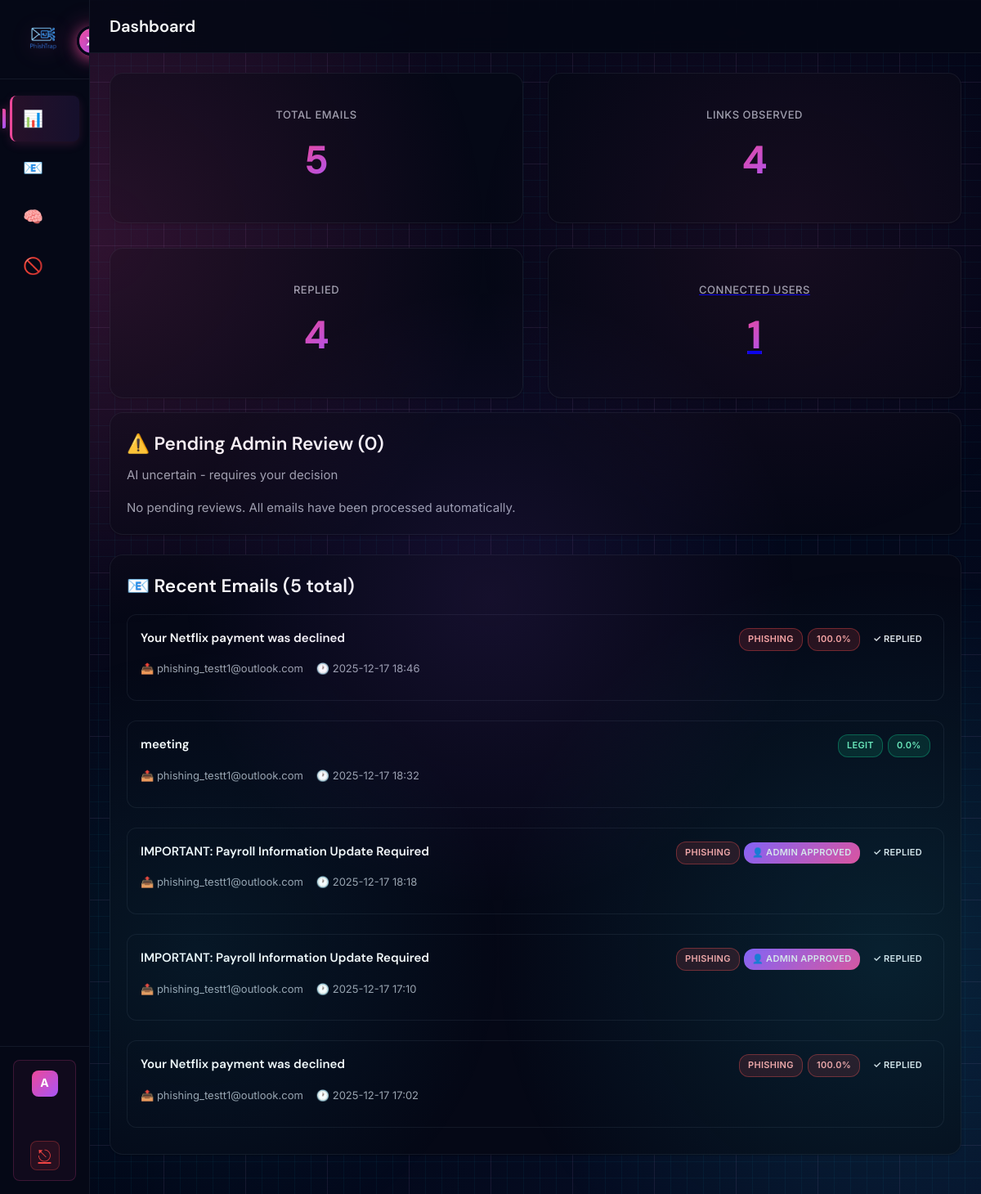
The page / (signed in) on the database its author committed.
### database/models.py (models this page shows)
class Email(Base):
    __tablename__ = "emails"
    id          = Column(Integer, primary_key=True)
    ext_id      = Column(String, nullable=True)
    subject     = Column(String, nullable=True)
    sender      = Column(String, nullable=True)
    recipient   = Column(String, nullable=True)
    body_text   = Column(Text,   nullable=True)
    body_html   = Column(Text,   nullable=True)
    received_at = Column(DateTime, default=datetime.utcnow, index=True)
    replied     = Column(Boolean, default=False)
    replied_at  = Column(DateTime, nullable=True)  # When AI replied
    ai_label       = Column(String(32), nullable=True)
    ai_score       = Column(Integer, nullable=True)   # keep simple for now
    ai_explanation = Column(Text, nullable=True)
    ai_reply_text  = Column(Text, nullable=True)  # The actual reply sent by AI bot
    review_status      = Column(String(32), default='auto_processed')  # 'auto_processed', 'pending_review', 'admin_approved', 'admin_rejected'
    admin_notified_at  = Column(DateTime, nullable=True)
    admin_reviewed_at  = Column(DateTime, nullable=True)
    admin_decision     = Column(String(50), nullable=True)  # 'approve_reply', 'mark_legit', 'blocklist_sender'
    blocked            = Column(Boolean, default=False)  # True if sender is blocklisted
    parent_email_id    = Column(Integer, ForeignKey('emails.id'), nullable=True)  # Link to original email if this is a reply
    links       = relationship("Link", back_populates="email", cascade="all, delete-orphan")
    sender_intel = relationship("SenderIntelligence", back_populates="email", uselist=False, cascade="all, delete-orphan")
    parent = relationship("Email", remote_side=[id], backref="replies", foreign_keys=[parent_email_id])

### dashboard/app.py (the view, shortened to what this page needs)
    @app.route("/")
    @admin_required
    def dashboard():
        page = request.args.get('page', 1, type=int)
        per_page = 10
        with SessionLocal() as s:
            active_user_emails = s.execute(
                select(ConnectedUser.email).where(
                    ConnectedUser.revoked_at.is_(None)
                )
            ).scalars().all()
            if active_user_emails:
                total_emails = s.execute(
                    select(func.count(Email.id)).where(
                        Email.recipient.in_(active_user_emails)
                    )
                ).scalar()
                total_replied = s.execute(
                    select(func.count(Email.id)).where(
                        Email.recipient.in_(active_user_emails),
                        Email.replied == True
                    )
                ).scalar()
                total_links = s.execute(
                    select(func.count(Link.id)).where(
                        Link.email_id.in_(
                            select(Email.id).where(Email.recipient.in_(active_user_emails))
                        )
                    )
                ).scalar()
                emails = s.execute(
                    select(Email).where(
                        Email.recipient.in_(active_user_emails)
                    ).order_by(Email.received_at.desc())
                    .limit(per_page)
                    .offset((page - 1) * per_page)
                ).scalars().all()
                pending_reviews = s.execute(
                    select(Email).where(
                        Email.review_status == 'pending_review',
                        Email.recipient.in_(active_user_emails)
                    ).order_by(Email.received_at.desc())
                ).scalars().all()
                blocklist_entries = s.execute(
                    select(Blocklist).where(
                        Blocklist.recipient_email.in_(active_user_emails) |
                        (Blocklist.is_global == True)
                    ).order_by(Blocklist.blocked_at.desc()).limit(20)
                ).scalars().all()
            from sqlalchemy.orm import joinedload
            from database.models import SenderIntelligence
            threat_emails = s.execute(
                select(Email).options(
                    joinedload(Email.sender_intel),
                    joinedload(Email.links)
                ).order_by(Email.received_at.desc()).limit(20)
            ).unique().scalars().all()
            connected_users = len(active_user_emails)
            users = s.execute(
                select(ConnectedUser).where(
                    ConnectedUser.revoked_at.is_(None)
                )
            ).scalars().all()
        total_pages = (total_emails + per_page - 1) // per_page if total_emails > 0 else 1
        return render_template(
            "dashboard.html",
            emails=emails,
            threat_emails=threat_emails,
            admin_email=session.get("admin_email"),
            connected_users=connected_users,
            pending_reviews=pending_reviews,
            page=page,
            total_pages=total_pages,
            total_emails=total_emails,
            total_replied=total_replied,
            total_links=total_links,
            per_page=per_page,
            blocklist_entries=blocklist_entries,
            users=users,
        )

### dashboard/templates/dashboard.html (shortened to what this page needs)
<!doctype html>
<html lang="en">
<head>
  <link rel="stylesheet" href="{{ url_for('static', filename='style-new.css') }}?v=45">
  <link rel="stylesheet" href="{{ url_for('static', filename='animated-bg.css') }}?v=36">
  <link rel="stylesheet" href="{{ url_for('static', filename='dashboard-components.css') }}?v=36">
  <link rel="stylesheet" href="{{ url_for('static', filename='sidebar.css') }}?v=48">
  <link rel="stylesheet" href="{{ url_for('static', filename='threat-intel-globe.css') }}?v=36">
</head>
<body class="bg">
  <div class="dashboard-layout">
    <aside class="sidebar collapsed" id="sidebar">
      <div class="sidebar-header">
        <div class="sidebar-logo" onclick="toggleSidebar()" title="Toggle sidebar">
          <img src="{{ url_for('static', filename='logo.png') }}" alt="PhishTrap Logo">
        </div>
      </div>
      <nav class="sidebar-nav">
        <a href="#" class="nav-item active" data-tooltip="Overview" onclick="switchTab('overview'); return false;">
          <span class="nav-icon">📊</span>
        </a>
        <a href="#" class="nav-item" data-tooltip="Emails" onclick="switchTab('emails'); return false;">
          <span class="nav-icon">📧</span>
        </a>
        <a href="#" class="nav-item" data-tooltip="Threat Intelligence" onclick="switchTab('threat-intel'); return false;">
          <span class="nav-icon">🧠</span>
        </a>
        <a href="#" class="nav-item" data-tooltip="Blocklist" onclick="switchTab('blocklist'); return false;">
          <span class="nav-icon">🚫</span>
        </a>
      </nav>
      <div class="sidebar-footer">
        <div class="sidebar-user">
          <div class="sidebar-user-avatar">{{ admin_email[0]|upper }}</div>
          <a href="{{ url_for('logout') }}" class="sidebar-logout" title="Logout">⎋</a>
        </div>
      </div>
      <div class="sidebar-toggle" onclick="toggleSidebar()"></div>
    </aside>
    <main class="main-content">
      <div class="main-topbar">
        <h1 class="main-topbar-title">Dashboard</h1>
      </div>
    <div id="overview-tab" class="tab-content active" style="padding: 24px;">
    <section class="cards" style="margin-bottom: 16px;">
      <div class="card">
        <div class="card-title">Total Emails</div>
        <div class="kpi">{{ total_emails }}</div>
      </div>
      <div class="card">
        <div class="card-title">Links Observed</div>
        <div class="kpi">{{ total_links }}</div>
      </div>
      <div class="card">
        <div class="card-title">Replied</div>
        <div class="kpi">{{ total_replied }}</div>
      </div>
      <a href="{{ url_for('manage_users') }}" class="card card-clickable">
        <div class="card-title">Connected Users</div>
        <div class="kpi">{{ connected_users }}</div>
      </a>
    </section>
    <section class="panel collapsible-section" style="margin-bottom: 24px;">
        <div class="section-header">
          <h2>⚠️ Pending Admin Review ({{ pending_reviews|length }})</h2>
        </div>
        <p class="muted" style="margin-top: -8px; margin-bottom: 16px;">AI uncertain - requires your decision</p>
        {% if pending_reviews %}
        <div class="compact-list">
          {% for email in pending_reviews[:3] %}
          <div class="email-card review-card">
            <div class="email-card-header">
              <div class="email-subject">⚠️ {{ email.subject }}</div>
              <div class="email-badge-group">
                <span class="badge uncertain">{{ email.ai_score }}%</span>
              </div>
            </div>
            <div class="email-meta">
              <div class="email-meta-item">📤 {{ email.sender }}</div>
              <div class="email-meta-item">🕐 {{ email.received_at.strftime('%Y-%m-%d %H:%M') if email.received_at else 'N/A' }}</div>
            </div>
            <div class="email-actions">
              <form method="post" action="{{ url_for('approve_reply', email_id=email.id) }}" style="display:inline;">
                <button type="submit" class="btn btn-success">Mark as Phishing</button>
              </form>
              <form method="post" action="{{ url_for('mark_as_legit', email_id=email.id) }}" style="display:inline;">
                <button type="submit" class="btn btn-primary"> Mark as Legit</button>
              </form>
              <form method="post" action="{{ url_for('blocklist_from_review', email_id=email.id) }}" style="display:inline;">
                <button type="submit" class="btn btn-danger">Block Sender</button>
              </form>
            </div>
          </div>
          {% endfor %}
        </div>
        <div id="pending-content" class="collapsible-content">
          <div class="compact-list">
            {% for email in pending_reviews[3:] %}
            <div class="email-card review-card">
              <div class="email-card-header">
                <div class="email-subject">⚠️ {{ email.subject }}</div>
                <div class="email-badge-group">
                  <span class="badge uncertain">{{ email.ai_score }}%</span>
                </div>
              </div>
              <div class="email-meta">
                <div class="email-meta-item">📤 {{ email.sender }}</div>
                <div class="email-meta-item">🕐 {{ email.received_at.strftime('%Y-%m-%d %H:%M') if email.received_at else 'N/A' }}</div>
              </div>
              <div class="email-actions">
                <form method="post" action="{{ url_for('approve_reply', email_id=email.id) }}" style="display:inline;">
                  <button type="submit" class="btn btn-success">🤖 Let AI Reply</button>
                </form>
                <form method="post" action="{{ url_for('mark_as_legit', email_id=email.id) }}" style="display:inline;">
                  <button type="submit" class="btn btn-primary">✅ Mark as Legit</button>
                </form>
                <form method="post" action="{{ url_for('blocklist_from_review', email_id=email.id) }}" style="display:inline;">
                  <button type="submit" class="btn btn-danger">🚫 Block Sender</button>
                </form>
              </div>
            </div>
            {% endfor %}
          </div>
        </div>
        {% else %}
        <p class="muted">No pending reviews. All emails have been processed automatically.</p>
        {% endif %}
      </section>
    <section class="panel" id="emails-section" style="margin-bottom: 24px;">
      <div class="section-header">
        <h2>📧 Recent Emails ({{ total_emails }} total)</h2>
      </div>
      <div class="compact-list">
        {% for e in emails %}
        <div class="email-card">
          <div class="email-card-header">
            <div class="email-subject">{{ e.subject }}</div>
            <div class="email-badge-group">
              {% if e.admin_decision == 'mark_legit' %}
                <span class="badge ok">LEGIT</span>
                <span class="badge" style="background: linear-gradient(135deg, #8b5cf6 0%, #ec4899 100%);">👤 ADMIN OVERRIDE</span>
              {% elif e.review_status == 'admin_approved' or e.admin_decision == 'approve_reply' %}
                <span class="badge err">PHISHING</span>
                <span class="badge" style="background: linear-gradient(135deg, #8b5cf6 0%, #ec4899 100%);">👤 ADMIN APPROVED</span>
              {% elif e.ai_label == 'phishing' %}
                <span class="badge err">PHISHING</span>
                <span class="badge err">{{ e.ai_score }}%</span>
              {% elif e.ai_label == 'suspicious' %}
                <span class="badge warn">SUSPICIOUS</span>
                <span class="badge warn">{{ e.ai_score }}%</span>
              {% elif e.ai_label == 'legit' %}
                <span class="badge ok">LEGIT</span>
                <span class="badge ok">{{ e.ai_score }}%</span>
              {% else %}
                <span class="badge">{{ e.ai_score }}%</span>
              {% endif %}
              {% if e.replied %}
                <span class="badge replied">✓ Replied</span>
              {% endif %}
            </div>
          </div>
          <div class="email-meta">
            <div class="email-meta-item">📤 {{ e.sender }}</div>
            <div class="email-meta-item">🕐 {{ e.received_at.strftime('%Y-%m-%d %H:%M') if e.received_at else 'N/A' }}</div>
          </div>
        </div>
        {% else %}
        <p class="muted">No emails yet.</p>
        {% endfor %}
      </div>
    </section>
    </div>
  </main>
      </div>
</body>
</html>

### rows shown on the page
Email: subject "Your Netflix payment was declined", ai_score "100.0", replied "✓ REPLIED", sender "phishing_testt1@outlook.com", received_at "2025-12-17 18:46"
Email: subject "meeting", ai_score "0.0", sender "phishing_testt1@outlook.com", received_at "2025-12-17 18:32"
Email: subject "IMPORTANT: Payroll Information Update Required", admin_decision "PHISHING", replied "✓ REPLIED", sender "phishing_testt1@outlook.com", received_at "2025-12-17 18:18"
Email: subject "IMPORTANT: Payroll Information Update Required", admin_decision "PHISHING", replied "✓ REPLIED", sender "phishing_testt1@outlook.com", received_at "2025-12-17 17:10"
Email: subject "Your Netflix payment was declined", ai_score "100.0", replied "✓ REPLIED", sender "phishing_testt1@outlook.com", received_at "2025-12-17 17:02"

### other values the page prints
{{ admin_email[0]|upper }} "A"
{{ total_emails }} "5"
{{ total_links }} "4"
{{ total_replied }} "4"
{{ connected_users }} "1"
{{ pending_reviews|length }} "0"
